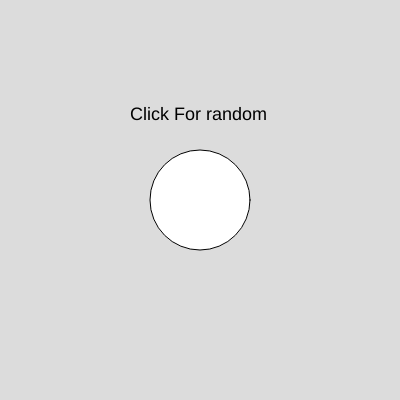
Frame 1 (no input)
Frame 60 (no input): identical to frame 1, image omitted
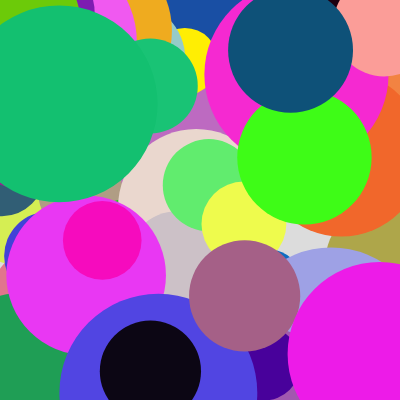
Frame 120 (the mouse pressed at the canvas centre since frame 60)

The p5.js sketch that drew these frames (run headless with seeded random() and noise() and a simulated clock; from frame 60 on, the mouse is pressed at the canvas centre):

// p5.js sketch
// ── sketch.js
//feelings are feelings and nouns are nouns but nouns have adjectives so beeeeeee careful
//I did not include splice into this because these arrays are pretty short, but the functions are commented out.
let feelings = ["happy", "sad", "furious", "depressed", "hungover", "Inevitable", "fiery"];

//name, adjective
let nouns = [{
  name: "dog",
  adjective: "schitzoid"
}, {
  name: "tree",
  adjective: "tall"
}, {
  name: "building",
  adjective: "wide"
}, {
  name: "Timothy",
  adjective: "stupid"
}, {
  name: "can",
  adjective: "tin"
}, {
  name: "2014 Scion TC with italian leather seats",
  adjective: "perfect"
}, {
  name: "devil",
  adjective: "evil"
}, {
  name: "fireball",
  adjective: "dumb"
}];
let verbs = ["died.", "laughed.", "cried.", "smiled.", "became sentient.", "took over france.", "transcended this plane of existence.", "screamed"];

let randomFeelings;
let randomNouns;
let randomNouns2;
let randomVerbs;
let animation = false;

function setup() {
  createCanvas(400, 400);
  background(220);
  textSize(18);
  changeFontColor();
  noStroke();
}

function draw() {
 if (animation == true) {
   fill(random(255),random(255),random(255));
   circle(random(width), random(height), random(50,200));
 }
}

function randomizer() {
  animation = false;
  fill(0);
  if (feelings[0]) {
    background(220);
    randomFeelings = int(random(feelings.length));
    randomNouns = int(random(nouns.length));
    randomNouns2 = int(random(nouns.length));
    randomVerbs = int(random(verbs.length));
    text(`The ${feelings[randomFeelings]}`, 50,50);
    text(nouns[randomNouns].adjective, 50, 70);
    text(nouns[randomNouns2].name, 50, 90);
    text(verbs[randomVerbs], 100 ,110);

   // feelings.splice(randomFeelings, 1);
    //nouns.splice(randomNouns, 1);
    //verbs.splice(randomVerbs, 1);
  } else {
    background(202);
    text("NO MORE", 50, 50);
  }
}

function mousePressed() {
  animation = true;
  setTimeout(randomizer, 750);
}

function changeFontColor() {
  circle(200, 200, 100),
    text("Click For random", 130, 120);
}
